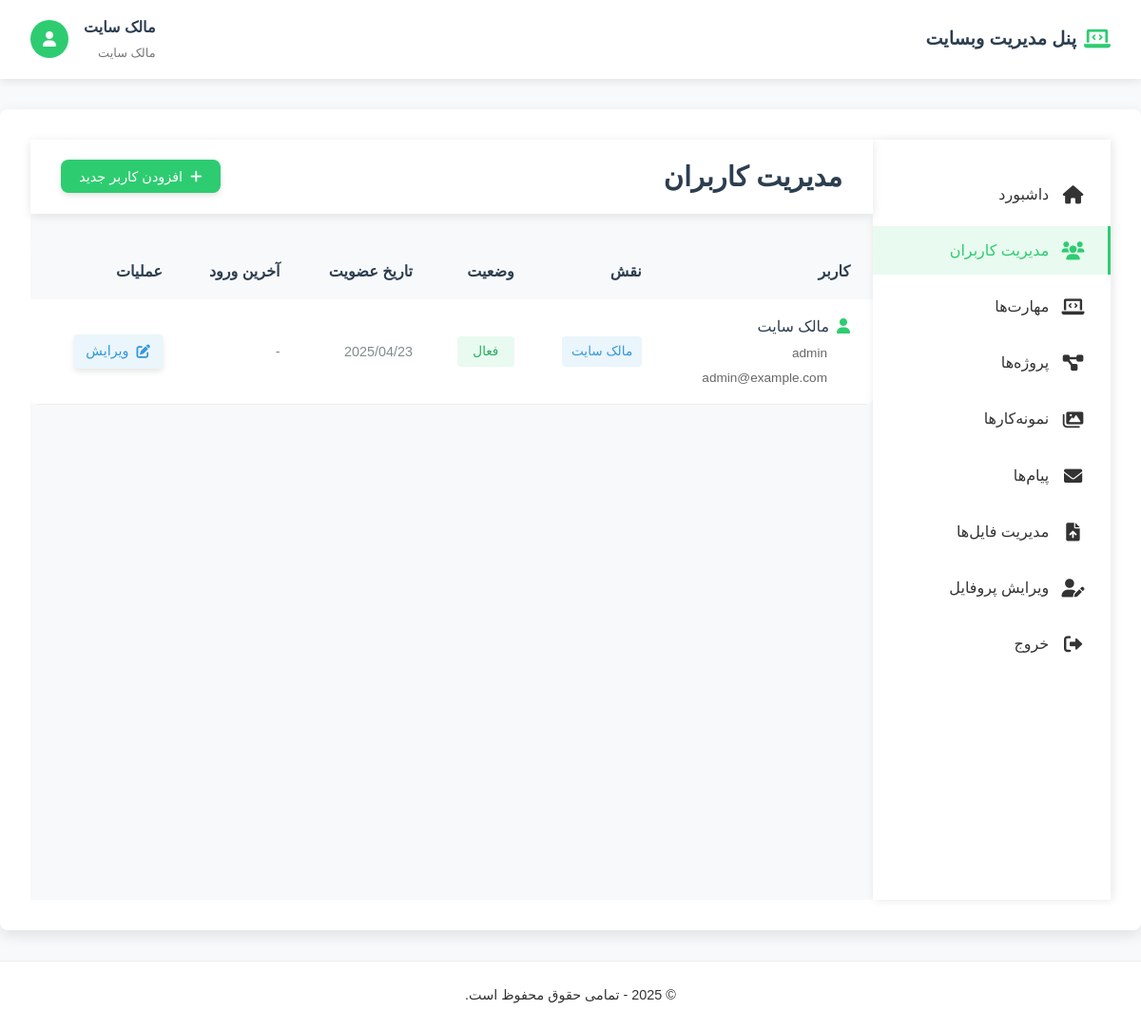
The page /admin/users.php (signed in) on the database its author committed.
### tables this page shows
CREATE TABLE IF NOT EXISTS users (
    id INT AUTO_INCREMENT PRIMARY KEY,
    username VARCHAR(255) NOT NULL UNIQUE,
    email VARCHAR(255) NOT NULL UNIQUE,
    password VARCHAR(255) NOT NULL,
    full_name VARCHAR(255),
    role ENUM('owner', 'admin', 'user') DEFAULT 'user',
    status ENUM('active', 'inactive') DEFAULT 'active',
    last_login DATETIME,
    created_at DATETIME DEFAULT CURRENT_TIMESTAMP,
    upload_limit BIGINT DEFAULT 5368709120,  
    used_space BIGINT DEFAULT 0
);

### admin/users.php (the view, shortened to what this page needs)
<?php
require_once '../config/database.php';
$stmt = $pdo->query("SELECT * FROM users ORDER BY created_at DESC");
$users = $stmt->fetchAll();
$roles = [
    'owner' => 'مالک سایت',
    'admin' => 'مدیر سایت',
    'user' => 'کاربر عادی'
];
$statuses = [
    'active' => 'فعال',
    'inactive' => 'غیرفعال'
];
?>
<!DOCTYPE html>
<html lang="fa" dir="rtl">
<head>
    <link rel="stylesheet" href="css/admin.css">
    <link rel="stylesheet" href="https://cdnjs.cloudflare.com/ajax/libs/font-awesome/6.0.0/css/all.min.css">
</head>
<body>
    <?php include 'includes/header.php'; ?>
    <div class="admin-container">
        <?php include 'includes/sidebar.php'; ?>
        <main class="admin-main">
            <div class="admin-header">
                <h1>مدیریت کاربران</h1>
                <button class="primary-btn" onclick="showAddForm()">
                    <i class="fas fa-plus"></i>
                    افزودن کاربر جدید
                </button>
            </div>
            <div class="table-container">
                <table class="admin-table">
                    <thead>
                        <tr>
                            <th>کاربر</th>
                            <th>نقش</th>
                            <th>وضعیت</th>
                            <th>تاریخ عضویت</th>
                            <th>آخرین ورود</th>
                            <th>عملیات</th>
                        </tr>
                    </thead>
                    <tbody>
                        <?php if (empty($users)): ?>
                            <tr>
                                <td colspan="6" style="text-align: center;">هیچ کاربری وجود ندارد</td>
                            </tr>
                        <?php else: ?>
                            <?php foreach ($users as $u): ?>
                                <tr>
                                    <td>
                                        <div class="user-info">
                                            <div class="user-title">
                                                <i class="fas fa-user"></i>
                                                <?php echo htmlspecialchars($u['full_name']); ?>
                                            </div>
                                            <div class="user-username">
                                                <?php echo htmlspecialchars($u['username']); ?>
                                            </div>
                                            <div class="user-email">
                                                <?php echo htmlspecialchars($u['email']); ?>
                                            </div>
                                        </div>
                                    </td>
                                    <td><span class="badge badge-info"><?php echo $roles[$u['role']]; ?></span></td>
                                    <td>
                                        <span class="badge <?php echo $u['status'] === 'active' ? 'badge-success' : 'badge-secondary'; ?>">
                                            <?php echo $statuses[$u['status']]; ?>
                                        </span>
                                    </td>
                                    <td><span class="text-muted"><?php echo date('Y/m/d', strtotime($u['created_at'])); ?></span></td>
                                    <td><span class="text-muted"><?php echo $u['last_login'] ? date('Y/m/d H:i', strtotime($u['last_login'])) : '-'; ?></span></td>
                                    <td>
                                        <div class="table-actions">
                                            <a href="?edit=<?php echo $u['id']; ?>" class="edit-btn" title="ویرایش">
                                                <i class="fas fa-edit"></i>
                                                <span class="action-text">ویرایش</span>
                                            </a>
                                        </div>
                                    </td>
                                </tr>
                            <?php endforeach; ?>
                        <?php endif; ?>
                    </tbody>
                </table>
            </div>
        </main>
    </div>
    <?php include 'includes/footer.php'; ?>
</body>
</html>

### admin/includes/header.php
<header class="admin-header">
    <a href="index.php" class="admin-logo">
        <i class="fas fa-laptop-code"></i>
        <span>پنل مدیریت وبسایت</span>
    </a>
    <div class="admin-user">
        <div class="user-info">
            <div class="user-name"><?php echo isset($_SESSION['admin_fullname']) ? $_SESSION['admin_fullname'] : $_SESSION['admin_username']; ?></div>
            <div class="user-role">
                <?php
                $role_names = [
                    'owner' => 'مالک سایت',
                    'admin' => 'مدیر سایت',
                    'user' => 'کاربر عادی'
                ];
                echo $role_names[$_SESSION['admin_role']] ?? 'کاربر';
                ?>
            </div>
        </div>
        <div class="user-avatar">
            <i class="fas fa-user"></i>
        </div>
    </div>
</header>

### admin/includes/sidebar.php
<?php
$is_admin = isset($_SESSION['admin_role']) && ($_SESSION['admin_role'] === 'admin' || $_SESSION['admin_role'] === 'owner');
?>
<aside class="admin-sidebar">
    <nav class="sidebar-nav">
        <ul>
            <li>
                <a href="index.php" <?php echo basename($_SERVER['PHP_SELF']) == 'index.php' ? 'class="active"' : ''; ?>>
                    <i class="fas fa-home"></i>
                    <span>داشبورد</span>
                </a>
            </li>
            <?php if ($is_admin): ?>
                <li>
                    <a href="users.php" <?php echo basename($_SERVER['PHP_SELF']) == 'users.php' ? 'class="active"' : ''; ?>>
                        <i class="fas fa-users"></i>
                        <span>مدیریت کاربران</span>
                    </a>
                </li>
                <li>
                    <a href="skills.php" <?php echo basename($_SERVER['PHP_SELF']) == 'skills.php' ? 'class="active"' : ''; ?>>
                        <i class="fas fa-laptop-code"></i>
                        <span>مهارت‌ها</span>
                    </a>
                </li>
                <li>
                    <a href="projects.php" <?php echo basename($_SERVER['PHP_SELF']) == 'projects.php' ? 'class="active"' : ''; ?>>
                        <i class="fas fa-project-diagram"></i>
                        <span>پروژه‌ها</span>
                    </a>
                </li>
                <li>
                    <a href="portfolio.php" <?php echo basename($_SERVER['PHP_SELF']) == 'portfolio.php' ? 'class="active"' : ''; ?>>
                        <i class="fas fa-images"></i>
                        <span>نمونه‌کارها</span>
                    </a>
                </li>
                <li>
                    <a href="messages.php" <?php echo basename($_SERVER['PHP_SELF']) == 'messages.php' ? 'class="active"' : ''; ?>>
                        <i class="fas fa-envelope"></i>
                        <span>پیام‌ها</span>
                    </a>
                </li>
            <?php endif; ?>
            <li>
                <a href="files.php" <?php echo basename($_SERVER['PHP_SELF']) == 'files.php' ? 'class="active"' : ''; ?>>
                    <i class="fas fa-file-upload"></i>
                    <span>مدیریت فایل‌ها</span>
                </a>
            </li>
            <li>
                <a href="edit_profile.php" <?php echo basename($_SERVER['PHP_SELF']) == 'edit_profile.php' ? 'class="active"' : ''; ?>>
                    <i class="fas fa-user-edit"></i>
                    <span>ویرایش پروفایل</span>
                </a>
            </li>
            <li>
                <a href="logout.php">
                    <i class="fas fa-sign-out-alt"></i>
                    <span>خروج</span>
                </a>
            </li>
        </ul>
    </nav>
</aside>

### admin/includes/footer.php (shortened to what this page needs)
<footer class="admin-footer">
    <div class="container">
        <p>© <?php echo date('Y'); ?> - تمامی حقوق محفوظ است.</p>
    </div>
</footer>

### admin/css/admin.css (style rules this page uses)
:root { --primary-color: #2ecc71; --secondary-color: #27ae60; --dark-color: #2c3e50; --light-color: #ecf0f1; --text-color: #333; --box-shadow: 0 5px 15px rgba(0,0,0,0.1); --button-shadow: 0 3px 6px rgba(0,0,0,0.1); --transition: all 0.3s ease; }
* { margin: 0; padding: 0; box-sizing: border-box; font-family: 'Vazir', sans-serif; direction: rtl; }
body { background-color: #f8f9fa; color: var(--text-color); line-height: 1.6; }
.admin-header { background-color: #fff; box-shadow: 0 2px 10px rgba(0,0,0,0.1); padding: 1rem 2rem; display: flex; justify-content: space-between; align-items: center; position: sticky; top: 0; z-index: 100; }
.admin-logo { display: flex; align-items: center; gap: 0.5rem; color: var(--dark-color); text-decoration: none; font-weight: bold; font-size: 1.2rem; }
.admin-logo i { color: var(--primary-color); font-size: 1.4rem; }
.admin-user { display: flex; align-items: center; gap: 1rem; }
.admin-user .user-info { text-align: right; }
.admin-user .user-name { font-weight: bold; color: var(--dark-color); }
.admin-user .user-role { font-size: 0.8rem; color: #777; }
.admin-user .user-avatar { width: 40px; height: 40px; border-radius: 50%; background-color: var(--primary-color); color: white; display: flex; justify-content: center; align-items: center; font-weight: bold; }
.admin-container { display: flex; min-height: 100vh; }
.admin-sidebar { width: 250px; background-color: #fff; box-shadow: 2px 0 10px rgba(0,0,0,0.1); padding: 2rem 0; position: sticky; top: 0; height: 100vh; overflow-y: auto; }
.admin-sidebar ul { list-style: none; padding: 0; }
.admin-sidebar li { margin-bottom: 0.5rem; }
.admin-sidebar a { display: flex; align-items: center; gap: 0.8rem; padding: 0.8rem 1.5rem; color: var(--text-color); text-decoration: none; transition: var(--transition); border-right: 3px solid transparent; }
.admin-sidebar a:hover, .admin-sidebar a.active { background-color: rgba(46, 204, 113, 0.1); color: var(--primary-color); border-right-color: var(--primary-color); }
.admin-sidebar a i { font-size: 1.2rem; width: 25px; text-align: center; }
.admin-main { flex: 1; padding: 2rem; background-color: #f8f9fa; }
.admin-header { display: flex; justify-content: space-between; align-items: center; margin-bottom: 2rem; }
.admin-header h1 { font-size: 1.8rem; color: var(--dark-color); }
.admin-container { background-color: #fff; border-radius: 10px; box-shadow: var(--box-shadow); padding: 2rem; margin-bottom: 2rem; }
.primary-btn, .danger-btn, .edit-btn, .secondary-btn { padding: 0.6rem 1.2rem; border-radius: 8px; font-size: 0.9rem; border: none; cursor: pointer; display: inline-flex; align-items: center; gap: 0.5rem; transition: var(--transition); text-decoration: none; box-shadow: var(--button-shadow); }
.primary-btn { background-color: var(--primary-color); color: white; }
.edit-btn { background-color: #3498db; color: white; }
.admin-footer { background-color: #fff; padding: 1.5rem; text-align: center; border-top: 1px solid #eee; margin-top: 2rem; }
.admin-footer p { color: var(--text-color); font-size: 0.9rem; }

### rows shown on the page
users: full_name "مالک سایت", username "admin", email "admin@example.com", role "مالک سایت", status "فعال", created_at "2025/04/23"

### other values the page prints
$_SESSION['admin_fullname'] "مالک سایت"
$role_names[$_SESSION['admin_role']] "مالک سایت"
